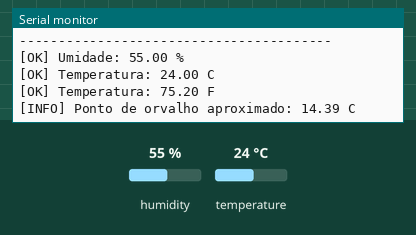
Simulated run of this sketch. Board: ESP32. On the bench: the last lines printed to the serial monitor. Inputs (shaded band) come from the test bench; at power-on: humidity 55 %, temperature 24 °C.

Above: at 2.7 s.
2.8 s: humidity set to 22 %
At 4.2 s:
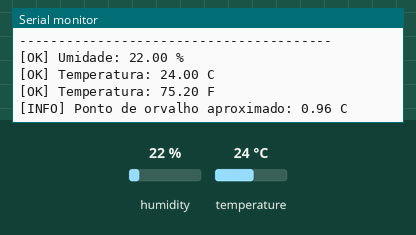
5.5 s: temperature set to 12 °C
At 6.2 s:
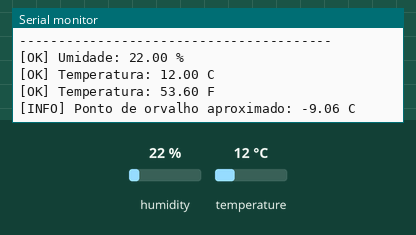
8.2 s: humidity set to 40 %
At 10.2 s:
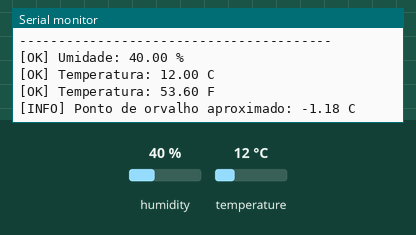
Timing chart, 0 to 11.7 s (numbered marks = the images above; inputs shaded):
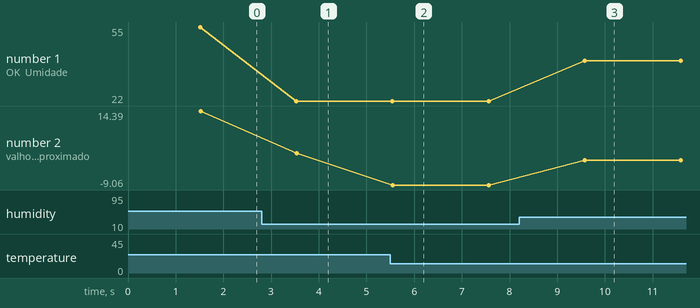

Measured:
- after the input at 2.8 s, the serial monitor: prints a new line after 0.73 s (image 1)
- after the input at 5.5 s, the serial monitor: prints a new line after 0.05 s (image 2)
- after the input at 8.2 s, the serial monitor: prints a new line after 1.4 s (image 3)
- plotted number 1: 22 → 40 after the input at 8.2 s
- plotted number 2: 14.39 → 0.96 after the input at 2.8 s, 0.96 → -9.06 after the input at 5.5 s, -9.06 → -1.18 after the input at 8.2 s

The sketch:

esp32_dht22_sensor_test.ino
```cpp
#include <Arduino.h>
#include <DHT.h>
#include <math.h>

#define DHT_PIN 4
#define DHT_TYPE DHT22

DHT dht(DHT_PIN, DHT_TYPE);

const unsigned long READ_INTERVAL_MS = 2000;

float calculateDewPoint(float temperatureC, float humidityPercent);

void setup() {
  Serial.begin(115200);
  delay(1500);

  Serial.println();
  Serial.println("========================================");
  Serial.println("Teste independente do sensor DHT22");
  Serial.printf("Placa: ESP32 | Pino de dados: GPIO %d\n", DHT_PIN);
  Serial.println("========================================");

  dht.begin();
  Serial.println("Sensor inicializado.");
  Serial.println("Aguardando primeira leitura...");
}

void loop() {
  float humidity = dht.readHumidity();
  float temperatureC = dht.readTemperature();

  if (isnan(humidity) || isnan(temperatureC)) {
    Serial.println("[ERRO] Falha na leitura do DHT22.");
    Serial.println("[VERIFIQUE] VCC=3V3, GND=GND, DATA=GPIO 4.");
  } else {
    float temperatureF = dht.readTemperature(true);

    Serial.println("----------------------------------------");
    Serial.printf("[OK] Umidade: %.2f %%\n", humidity);
    Serial.printf("[OK] Temperatura: %.2f C\n", temperatureC);

    if (!isnan(temperatureF)) {
      Serial.printf("[OK] Temperatura: %.2f F\n", temperatureF);
    }

    Serial.printf("[INFO] Ponto de orvalho aproximado: %.2f C\n",
                  calculateDewPoint(temperatureC, humidity));
  }

  delay(READ_INTERVAL_MS);
}

float calculateDewPoint(float temperatureC, float humidityPercent) {
  const float A = 17.27;
  const float B = 237.7;

  float alpha =
    (A * temperatureC) / (B + temperatureC) +
    log(humidityPercent / 100.0);

  return (B * alpha) / (A - alpha);
}
```
